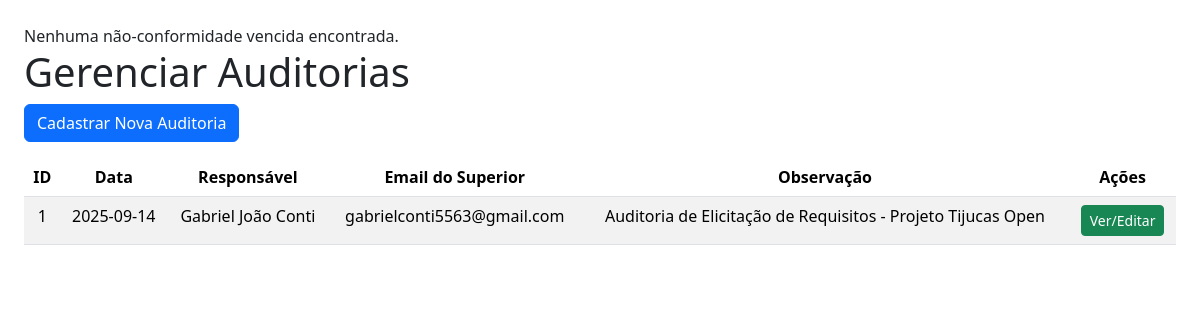
The page / on the database its author committed.
### tables this page shows
CREATE TABLE `auditoria` (
  `auditoria_id` int(11) NOT NULL,
  `data_auditoria` date NOT NULL,
  `responsavel` varchar(100) NOT NULL,
  `observacao_geral` text DEFAULT NULL,
  `email_superior` varchar(255) DEFAULT NULL
);

### verificarPrazos.php (called while the page is built, shortened)
<?php
$conn = conecta_db();
$query = "
    SELECT
        a.auditoria_id,
        a.email_superior,
        r.resposta_id,
        r.nome_item,
        r.observacao,
        r.nc_prazo,
        r.nc_status,
        r.conforme,
        r.email_enviado
    FROM auditoria a
    INNER JOIN resposta_auditoria r
        ON r.auditoria_id = a.auditoria_id
";
$result = $conn->query($query);
?>

### gerenciarAuditorias.php (the view, shortened to what this page needs)
<?php
include_once "verificarPrazos.php";
$query = "SELECT auditoria_id, data_auditoria, responsavel, observacao_geral, email_superior
          FROM auditoria
          ORDER BY data_auditoria DESC";
$resultado = $conn->query($query);
?>
<!DOCTYPE html>
<html lang="pt-BR">
<head>
  <link href="https://cdn.jsdelivr.net/npm/bootstrap@5.3.3/dist/css/bootstrap.min.css" rel="stylesheet">
</head>
<body class="p-4">
<h1>Gerenciar Auditorias</h1>
<a href="index.php?page=cadAuditoria" class="btn btn-primary mb-3">Cadastrar Nova Auditoria</a>
<table class="table table-striped text-center">
  <thead>
    <tr>
      <th>ID</th>
      <th>Data</th>
      <th>Responsável</th>
      <th>Email do Superior</th>
      <th>Observação</th>
      <th>Ações</th>
    </tr>
  </thead>
  <tbody>
    <?php
    if ($resultado->num_rows > 0) {
        while ($linha = $resultado->fetch_object()) {
            echo "<tr>";
            echo "<td>{$linha->auditoria_id}</td>";
            echo "<td>{$linha->data_auditoria}</td>";
            echo "<td>{$linha->responsavel}</td>";
            echo "<td>{$linha->email_superior}</td>";
            echo "<td>{$linha->observacao_geral}</td>";
            echo "<td>
                    <a href='index.php?page=verificarAuditoria&id={$linha->auditoria_id}' class='btn btn-sm btn-success'>Ver/Editar</a>
                  </td>";
            echo "</tr>";
        }
    } else {
        echo "<tr><td colspan='6'>Nenhuma auditoria cadastrada.</td></tr>";
    }
    ?>
  </tbody>
</table>
</body>
</html>

### rows shown on the page
auditoria: auditoria_id "1", data_auditoria "2025-09-14", responsavel "Gabriel João Conti", email_superior "gabrielconti5563@gmail.com", observacao_geral "Auditoria de Elicitação de Requisitos - Projeto Tijucas Open"
